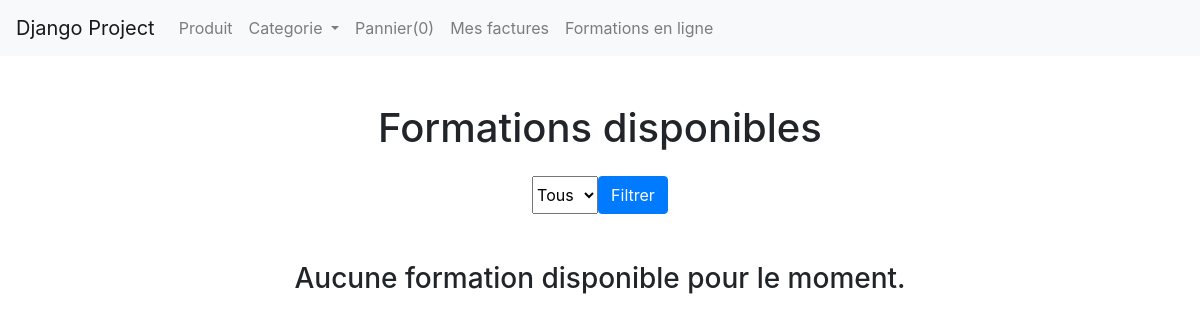
The page /formations/ on the database as committed earlier.
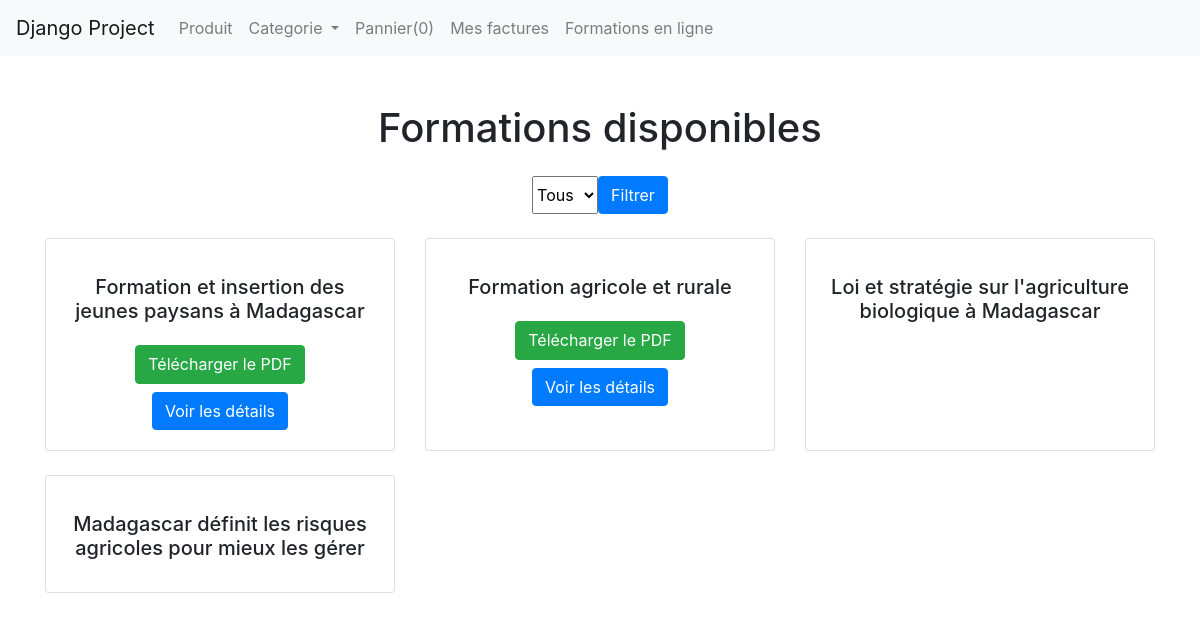
The same page on the database as committed later.
### formations/models.py (models this page shows, shortened)
class Formation(models.Model):
    TYPE_CHOICES = [
        ('PDF', 'Document PDF'),
        ('VIDEO', 'Vidéo'),
    ]
    titre = models.CharField(max_length=255)
    description = models.TextField()
    type = models.CharField(max_length=5, choices=TYPE_CHOICES)
    fichier = models.FileField(upload_to='formations/', blank=True, null=True)
    date_ajout = models.DateTimeField(auto_now_add=True)

### formations/views.py (the view)
# urls.py: path('', views.liste_formations, name='liste_formations'),
def liste_formations(request):
    type_filtre = request.GET.get('type', None)
    if type_filtre in ['PDF', 'VIDEO']:
        formations = Formation.objects.filter(type=type_filtre)
    else:
        formations = Formation.objects.all()
    return render(request, 'formations/liste_formations.html', {
        'formations': formations,
        'type_filtre': type_filtre,  # Passer le filtre actuel pour le rendre actif dans le front-end
    })

### formations/templates/formations/liste_formations.html (shortened to what this page needs)
{% extends "base.html" %}
{% block content %}
<div class="container mt-5">
    <h1 class="text-center mb-4">Formations disponibles</h1>
    <form method="get" class="mb-4 d-flex justify-content-center">
        <select name="type" class="form-select w-auto me-2">
            <option value="" {% if not type_filtre %}selected{% endif %}>Tous</option>
        </select>
        <button type="submit" class="btn btn-primary">Filtrer</button>
    </form>
    {% if formations %}
        <div class="row">
            {% for formation in formations %}
                <div class="col-md-4 mb-4">
                    <div class="card h-100">
                        <div class="card-body text-center">
                            <h5 class="card-title">{{ formation.titre }}</h5>
                            <div class="d-flex flex-column justify-content-between h-100">
                                <div>
                                    {% if formation.type == "PDF" %}
                                        <a href="{{ formation.fichier.url }}" target="_blank" class="btn btn-success">
                                             Télécharger le PDF
                                        </a>
                                        <a href="{% url 'formation_detail' formation.id %}" class="btn btn-primary mt-2">
                                             Voir les détails
                                        </a>
                                    {% endif %}
                                </div>
                            </div>
                        </div>
                    </div>
                </div>
            {% endfor %}
        </div>
    {% else %}
        <div class="text-center mt-5">
            <h3>Aucune formation disponible pour le moment.</h3>
        </div>
    {% endif %}
</div>
{% endblock content %}

Rows that differ between the two databases and show on the page:
added Formation: titre "Formation et insertion des jeunes paysans à Madagascar"
added Formation: titre "Formation agricole et rurale"
added Formation: titre "Loi et stratégie sur l'agriculture biologique à Madagascar"
added Formation: titre "Madagascar définit les risques agricoles pour mieux les gérer"
Other text that changed with them:
text no longer shown: "Aucune formation disponible pour le moment."
